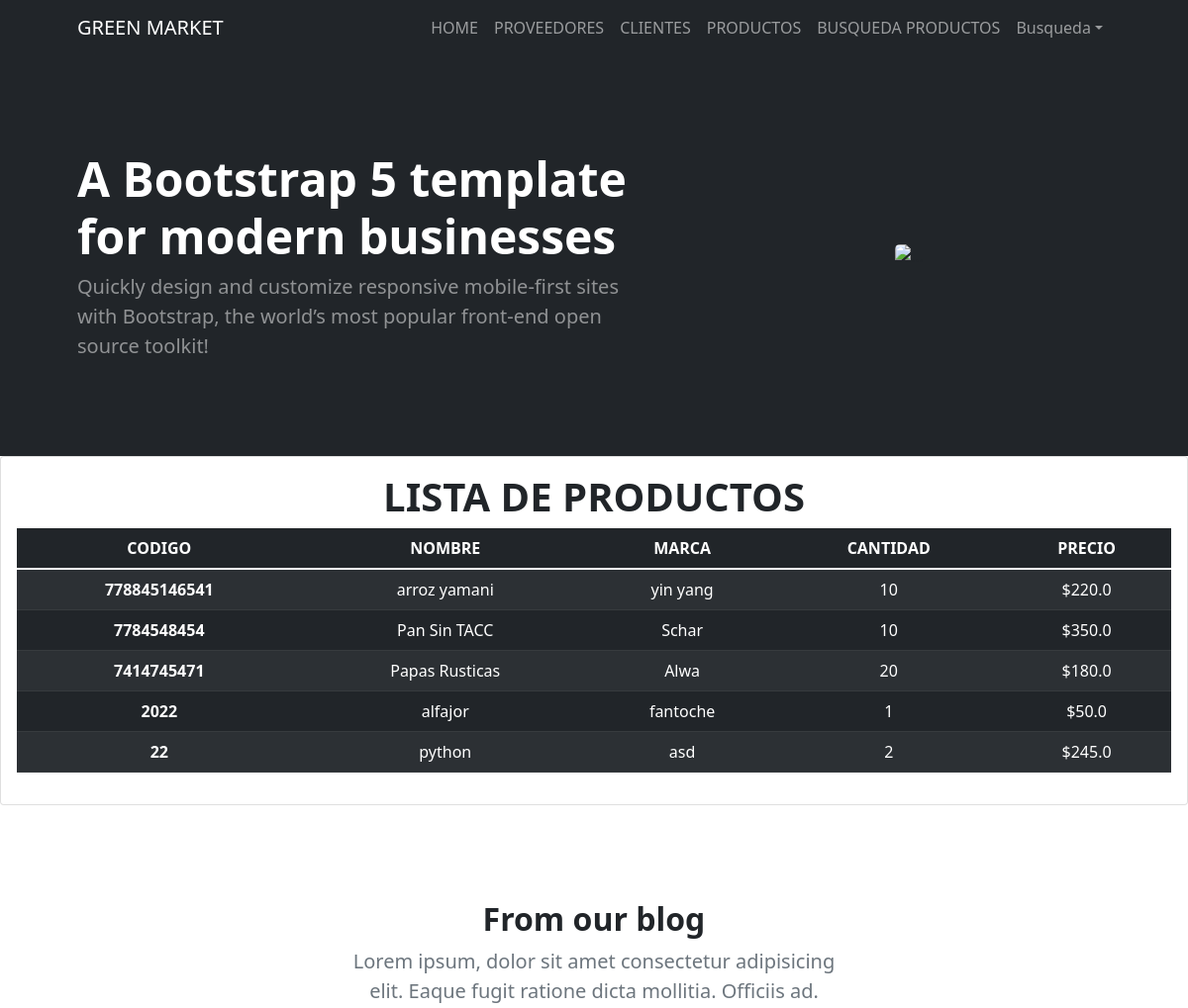
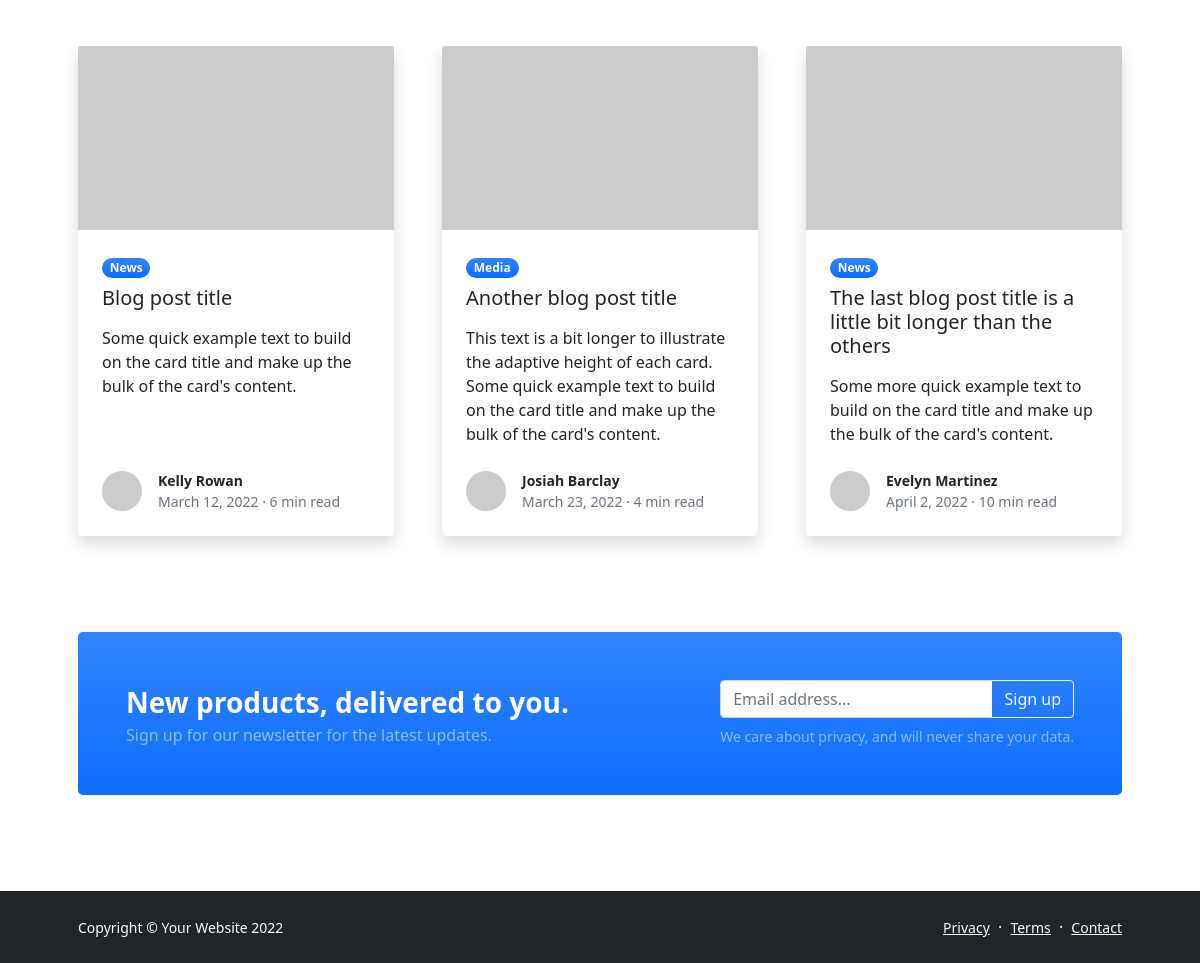
Screenshot of /appgreenmarket/listaProductos/ with the database file from the repository (2 pictures, top to bottom).
### appgreenmarket/models.py (models this page shows)
class Producto(models.Model):
    codigo=models.IntegerField()
    nombre=models.CharField(max_length=50)
    marca=models.CharField(max_length=50)
    tipo=models.CharField(max_length=50)
    cantidad=models.IntegerField()
    precio=models.FloatField()
    def __str__(self) -> str:
        return str(self.codigo)+" "+self.nombre+" "+self.marca

### appgreenmarket/views.py (the view)
# urls.py: path('listaProductos/', listaProductos, name='listaProductos'),
def listaProductos(request):
    productos=Producto.objects.all()
    print(productos)
    return render(request, "listadoProductos.html", {"productos":productos})

### appgreenmarket/template/appgreenmarket/listadoProductos.html
{% extends "inicio.html" %}
{% load static %}
{% block content %}
    {% if mensaje %}
    <div class="col-md-4 offset-md-4 card card-body p-3 text-center">
        <h2 class="fw-bolder">{{ mensaje }}</h2>
    </div>
    {% else %}
    <div class="card card-body p-3 text-center">
        <h1 class="fw-bolder">LISTA DE PRODUCTOS</h1>
        <table class="table table-dark table-striped">
            <thead>
                <tr>
                  <th scope="col">CODIGO</th>
                  <th scope="col">NOMBRE</th>
                  <th scope="col">MARCA</th>
                  <th scope="col">CANTIDAD</th>
                  <th scope="col">PRECIO</th>
                </tr>
              </thead>
              <tbody>
                {% for prod in productos %}
                <tr>
                  <th>{{ prod.codigo }}</th>
                  <td>{{ prod.nombre }}</td>
                  <td>{{ prod.marca }}</td>
                  <td>{{ prod.cantidad }}</td>
                  <td>${{ prod.precio }}</td>
                </tr>
        {% endfor %}
        </table>
    </div>
    {% endif %}
{% endblock %}

### appgreenmarket/template/appgreenmarket/inicio.html (shortened to what this page needs)
<!DOCTYPE html>
<html lang="en">
    {% load static %}
    <head>
        <link href="https://cdn.jsdelivr.net/npm/bootstrap-icons@1.5.0/font/bootstrap-icons.css" rel="stylesheet" />
        <link href="{% static 'appgreenmarket/css/styles.css' %}" rel="stylesheet" />
    </head>
    <body class="d-flex flex-column h-100">
        <main class="flex-shrink-0">
            <nav class="navbar navbar-expand-lg navbar-dark bg-dark">
                <div class="container px-5">
                    <a class="navbar-brand" href="index.html">GREEN MARKET</a>
                    <div class="collapse navbar-collapse" id="navbarSupportedContent">
                        <ul class="navbar-nav ms-auto mb-2 mb-lg-0">
                            <li class="nav-item"><a class="nav-link" href="{% url 'inicio' %}">HOME</a></li>
                            <li class="nav-item"><a class="nav-link" href="{% url 'cargaProveedor' %}">PROVEEDORES</a></li>
                            <li class="nav-item"><a class="nav-link" href="{% url 'cargaCliente' %}">CLIENTES</a></li>
                            <li class="nav-item"><a class="nav-link" href="{% url 'cargaProducto' %}">PRODUCTOS</a></li>
                            <li class="nav-item"><a class="nav-link" href="{% url 'busquedaProducto' %}">BUSQUEDA PRODUCTOS</a></li>
                            <li class="nav-item dropdown">
                                <a class="nav-link dropdown-toggle" id="navbarDropdownPortfolio" href="#" role="button" data-bs-toggle="dropdown" aria-expanded="false">Busqueda</a>
                        </ul>
                    </div>
                </div>
            </nav>
            <header class="bg-dark py-5">
                <div class="container px-5">
                    <div class="row gx-5 align-items-center justify-content-center">
                        <div class="col-lg-8 col-xl-7 col-xxl-6">
                            <div class="my-5 text-center text-xl-start">
                                <h1 class="display-5 fw-bolder text-white mb-2">A Bootstrap 5 template for modern businesses</h1>
                                <p class="lead fw-normal text-white-50 mb-4">Quickly design and customize responsive mobile-first sites with Bootstrap, the world’s most popular front-end open source toolkit!</p>
                            </div>
                        </div>
                        <div class="col-xl-5 col-xxl-6 d-none d-xl-block text-center"><img class="img-fluid rounded-3 my-5" src="https://somoscommunitycare.org/wp-content/uploads/2019/03/fruits_veggies_web_image.png" alt="..." /></div>
                    </div>
                </div>
            </header>
            {% block content %}
            {% endblock %}
            <section class="py-5">
                <div class="container px-5 my-5">
                    <div class="row gx-5 justify-content-center">
                        <div class="col-lg-8 col-xl-6">
                            <div class="text-center">
                                <h2 class="fw-bolder">From our blog</h2>
                                <p class="lead fw-normal text-muted mb-5">Lorem ipsum, dolor sit amet consectetur adipisicing elit. Eaque fugit ratione dicta mollitia. Officiis ad.</p>
                            </div>
                        </div>
                    </div>
                    <div class="row gx-5">
                        <div class="col-lg-4 mb-5">
                            <div class="card h-100 shadow border-0">
                                <img class="card-img-top" src="https://dummyimage.com/600x350/ced4da/6c757d" alt="..." />
                                <div class="card-body p-4">
                                    <div class="badge bg-primary bg-gradient rounded-pill mb-2">News</div>
                                    <a class="text-decoration-none link-dark stretched-link" href="#!"><h5 class="card-title mb-3">Blog post title</h5></a>
                                    <p class="card-text mb-0">Some quick example text to build on the card title and make up the bulk of the card's content.</p>
                                </div>
                                <div class="card-footer p-4 pt-0 bg-transparent border-top-0">
                                    <div class="d-flex align-items-end justify-content-between">
                                        <div class="d-flex align-items-center">
                                            <img class="rounded-circle me-3" src="https://dummyimage.com/40x40/ced4da/6c757d" alt="..." />
                                            <div class="small">
                                                <div class="fw-bold">Kelly Rowan</div>
                                                <div class="text-muted">March 12, 2022 &middot; 6 min read</div>
                                            </div>
                                        </div>
                                    </div>
                                </div>
                            </div>
                        </div>
                        <div class="col-lg-4 mb-5">
                            <div class="card h-100 shadow border-0">
                                <img class="card-img-top" src="https://dummyimage.com/600x350/adb5bd/495057" alt="..." />
                                <div class="card-body p-4">
                                    <div class="badge bg-primary bg-gradient rounded-pill mb-2">Media</div>
                                    <a class="text-decoration-none link-dark stretched-link" href="#!"><h5 class="card-title mb-3">Another blog post title</h5></a>
                                    <p class="card-text mb-0">This text is a bit longer to illustrate the adaptive height of each card. Some quick example text to build on the card title and make up the bulk of the card's content.</p>
                                </div>
                                <div class="card-footer p-4 pt-0 bg-transparent border-top-0">
                                    <div class="d-flex align-items-end justify-content-between">
                                        <div class="d-flex align-items-center">
                                            <img class="rounded-circle me-3" src="https://dummyimage.com/40x40/ced4da/6c757d" alt="..." />
                                            <div class="small">
                                                <div class="fw-bold">Josiah Barclay</div>
                                                <div class="text-muted">March 23, 2022 &middot; 4 min read</div>
                                            </div>
                                        </div>
                                    </div>
                                </div>
                            </div>
                        </div>
                        <div class="col-lg-4 mb-5">
                            <div class="card h-100 shadow border-0">
                                <img class="card-img-top" src="https://dummyimage.com/600x350/6c757d/343a40" alt="..." />
                                <div class="card-body p-4">
                                    <div class="badge bg-primary bg-gradient rounded-pill mb-2">News</div>
                                    <a class="text-decoration-none link-dark stretched-link" href="#!"><h5 class="card-title mb-3">The last blog post title is a little bit longer than the others</h5></a>
                                    <p class="card-text mb-0">Some more quick example text to build on the card title and make up the bulk of the card's content.</p>
                                </div>
                                <div class="card-footer p-4 pt-0 bg-transparent border-top-0">
                                    <div class="d-flex align-items-end justify-content-between">
                                        <div class="d-flex align-items-center">
                                            <img class="rounded-circle me-3" src="https://dummyimage.com/40x40/ced4da/6c757d" alt="..." />
                                            <div class="small">
                                                <div class="fw-bold">Evelyn Martinez</div>
                                                <div class="text-muted">April 2, 2022 &middot; 10 min read</div>
                                            </div>
                                        </div>
                                    </div>
                                </div>
                            </div>
                        </div>
                    </div>
                    <aside class="bg-primary bg-gradient rounded-3 p-4 p-sm-5 mt-5">
                        <div class="d-flex align-items-center justify-content-between flex-column flex-xl-row text-center text-xl-start">
                            <div class="mb-4 mb-xl-0">
                                <div class="fs-3 fw-bold text-white">New products, delivered to you.</div>
                                <div class="text-white-50">Sign up for our newsletter for the latest updates.</div>
                            </div>
                            <div class="ms-xl-4">
                                <div class="input-group mb-2">
                                    <input class="form-control" type="text" placeholder="Email address..." aria-label="Email address..." aria-describedby="button-newsletter" />
                                    <button class="btn btn-outline-light" id="button-newsletter" type="button">Sign up</button>
                                </div>
                                <div class="small text-white-50">We care about privacy, and will never share your data.</div>
                            </div>
                        </div>
                    </aside>
                </div>
            </section>
        </main>
        <footer class="bg-dark py-4 mt-auto">
            <div class="container px-5">
                <div class="row align-items-center justify-content-between flex-column flex-sm-row">
                    <div class="col-auto"><div class="small m-0 text-white">Copyright &copy; Your Website 2022</div></div>
                    <div class="col-auto">
                        <a class="link-light small" href="#!">Privacy</a>
                        <span class="text-white mx-1">&middot;</span>
                        <a class="link-light small" href="#!">Terms</a>
                        <span class="text-white mx-1">&middot;</span>
                        <a class="link-light small" href="#!">Contact</a>
                    </div>
                </div>
            </div>
        </footer>
    </body>
</html>

### rows the page displays
Producto: codigo "778845146541", nombre "arroz yamani", marca "yin yang", cantidad "10", precio "220.0"
Producto: codigo "7784548454", nombre "Pan Sin TACC", marca "Schar", cantidad "10", precio "350.0"
Producto: codigo "7414745471", nombre "Papas Rusticas", marca "Alwa", cantidad "20", precio "180.0"
Producto: codigo "2022", nombre "alfajor", marca "fantoche", cantidad "1", precio "50.0"
Producto: codigo "22", nombre "python", marca "asd", cantidad "2", precio "245.0"
